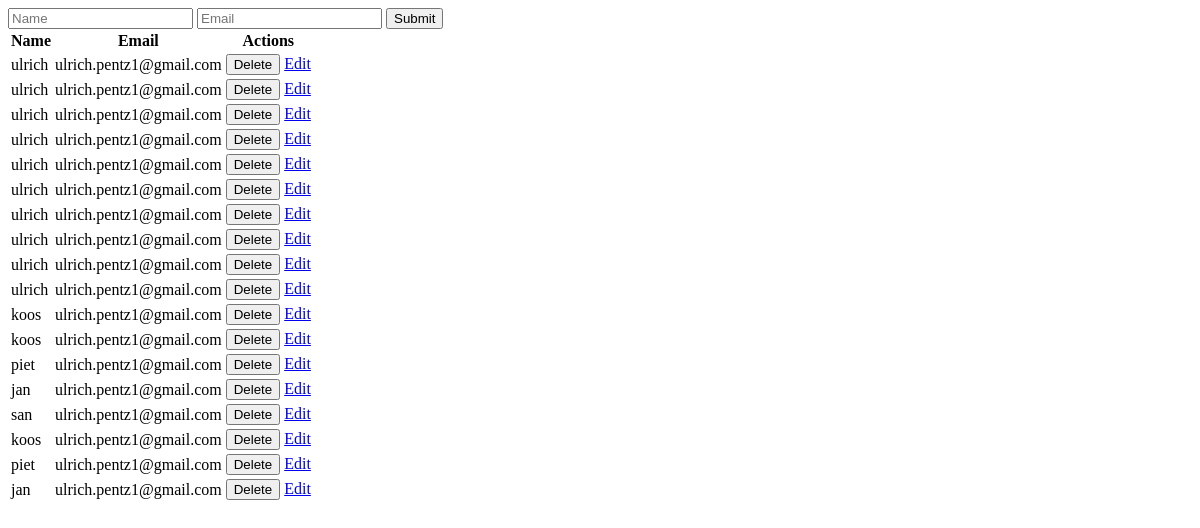
/, run on an earlier commit of the app's database.
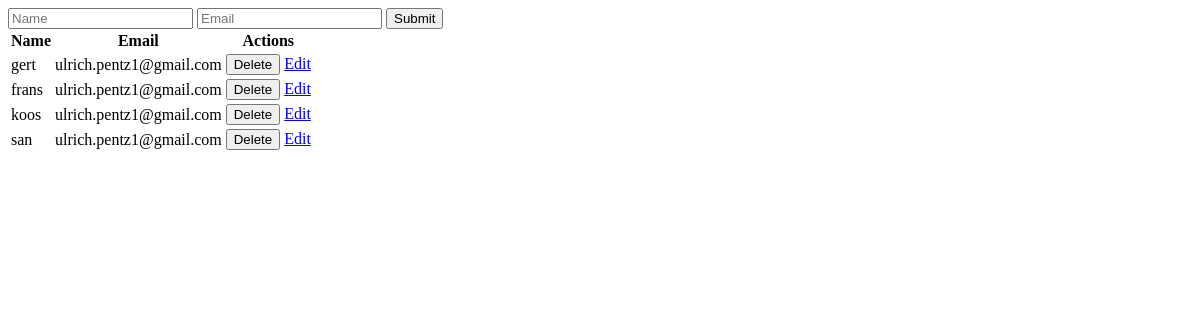
And on a later commit of the database.
### sim/models.py (models this page shows)
class Products(models.Model):
    user = models.ForeignKey(User, on_delete=models.SET_NULL, null=True, blank=True)
    app_name = models.CharField(max_length=100)
    app_email = models.CharField(max_length=100)
    app_products = models.TextField()

### sim/views.py (the view)
# urls.py: path('', views.example, name='example'),
def example(request):
    queryset = Products.objects.all()
    context = {'products': queryset}
    return render(request, 'example.html', context)

### sim/templates/example.html (shortened to what this page needs)
<!doctype html>
<html lang="en">
  <head>
  </head>
  <body>
    <form hx-post="{% url 'createUser' %}" hx-target="#contacts-table" hx-on::after-request="if(event.detail.successful) this.reset()">
      <input id="name" type="text" name="app_name" placeholder="Name" required />
      <input type="email" name="app_email" placeholder="Email" required />
      <input type="submit" value="Submit" hx-boost=true/>
    </form>
    <table class="table mt-5" id="contacts-table">
      <thead>
          <tr>
            <th scope="col">Name</th>
            <th scope="col">Email</th>
            <th scope="col">Actions</th>
          </tr>
        </thead>
        <tbody hx-headers='{"X-CSRFToken": "{{ csrf_token }}"}'>
            {% for product in products %}
          <tr>
            <td>{{product.app_name}}</td>
            <td>{{product.app_email}}</td>
                <td>
                    <button class="btn danger" hx-target="#contacts-table" hx-delete="deleteDemographics/{{product.id }}">
                      Delete
                    </button>
                     <a href="{% url 'update_demographics' id=product.id %}" class="nav-link">Edit</a>
                </td>
          </tr>
          {% endfor %}
        </tbody>
      </table>
  </body>
</html>

What changed in the data, as far as the page shows it:
removed Products: app_name "ulrich", app_email "ulrich.pentz1@gmail.com"
removed Products: app_name "ulrich", app_email "ulrich.pentz1@gmail.com"
removed Products: app_name "ulrich", app_email "ulrich.pentz1@gmail.com"
removed Products: app_name "ulrich", app_email "ulrich.pentz1@gmail.com"
removed Products: app_name "ulrich", app_email "ulrich.pentz1@gmail.com"
removed Products: app_name "ulrich", app_email "ulrich.pentz1@gmail.com"
removed Products: app_name "ulrich", app_email "ulrich.pentz1@gmail.com"
removed Products: app_name "ulrich", app_email "ulrich.pentz1@gmail.com"
removed Products: app_name "ulrich", app_email "ulrich.pentz1@gmail.com"
removed Products: app_name "ulrich", app_email "ulrich.pentz1@gmail.com"
removed Products: app_name "koos", app_email "ulrich.pentz1@gmail.com"
removed Products: app_name "piet", app_email "ulrich.pentz1@gmail.com"
removed Products: app_name "jan", app_email "ulrich.pentz1@gmail.com"
removed Products: app_name "koos", app_email "ulrich.pentz1@gmail.com"
removed Products: app_name "piet", app_email "ulrich.pentz1@gmail.com"
removed Products: app_name "jan", app_email "ulrich.pentz1@gmail.com"
added Products: app_name "gert", app_email "ulrich.pentz1@gmail.com"
added Products: app_name "frans", app_email "ulrich.pentz1@gmail.com"
